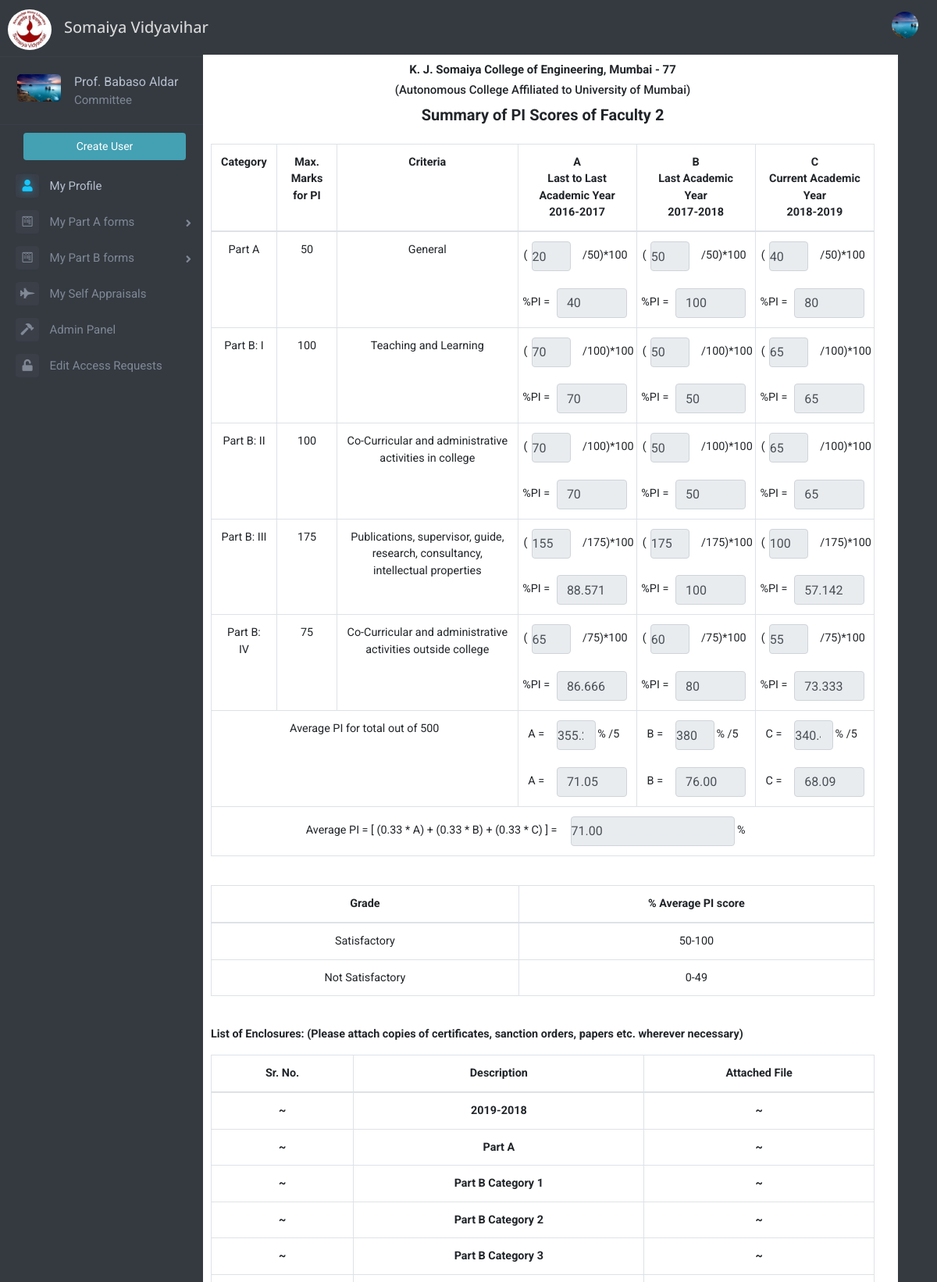
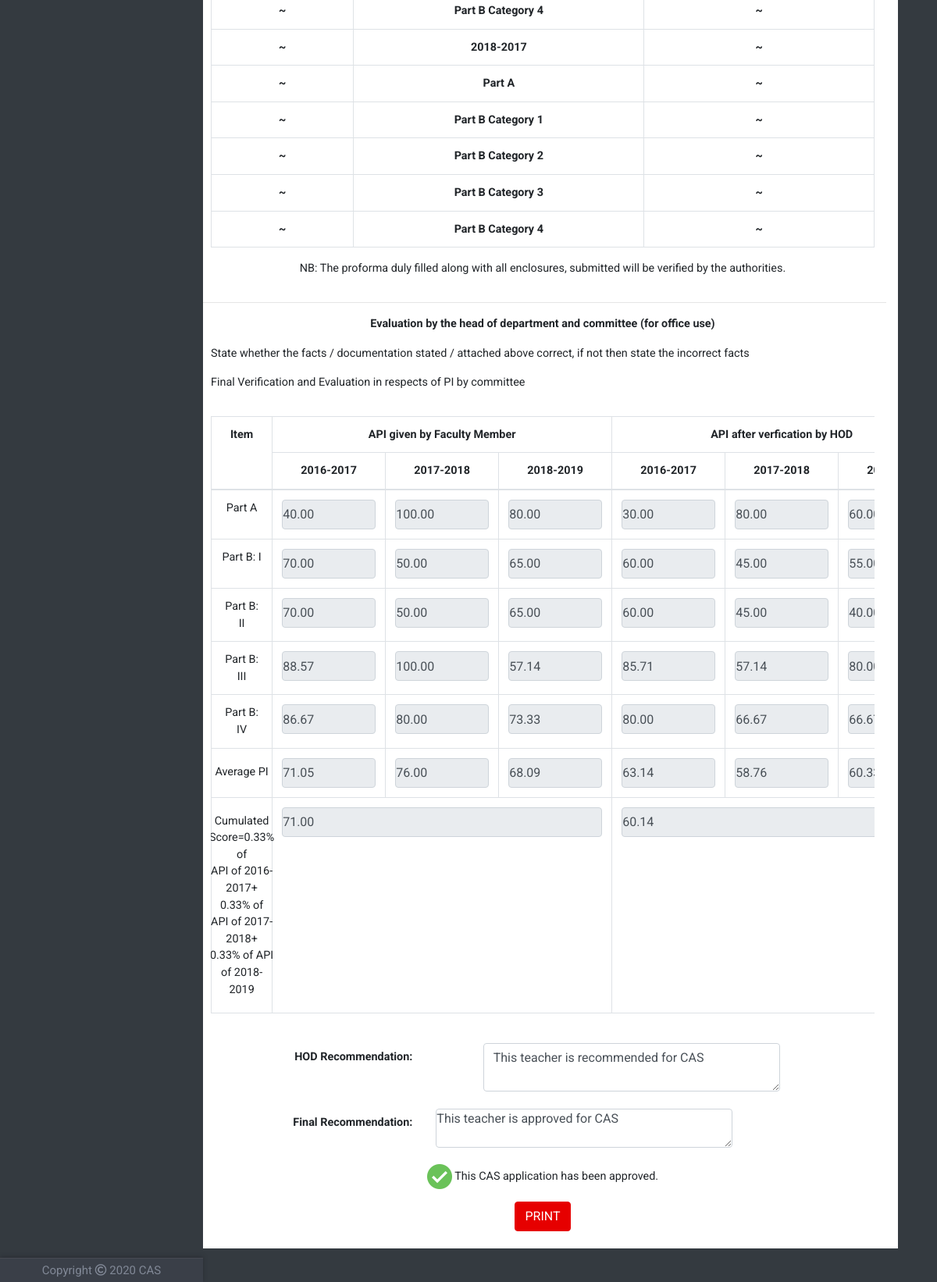
The app's page /summary.php?id=25&year=2019 (signed in), older data (2 pictures, top to bottom).
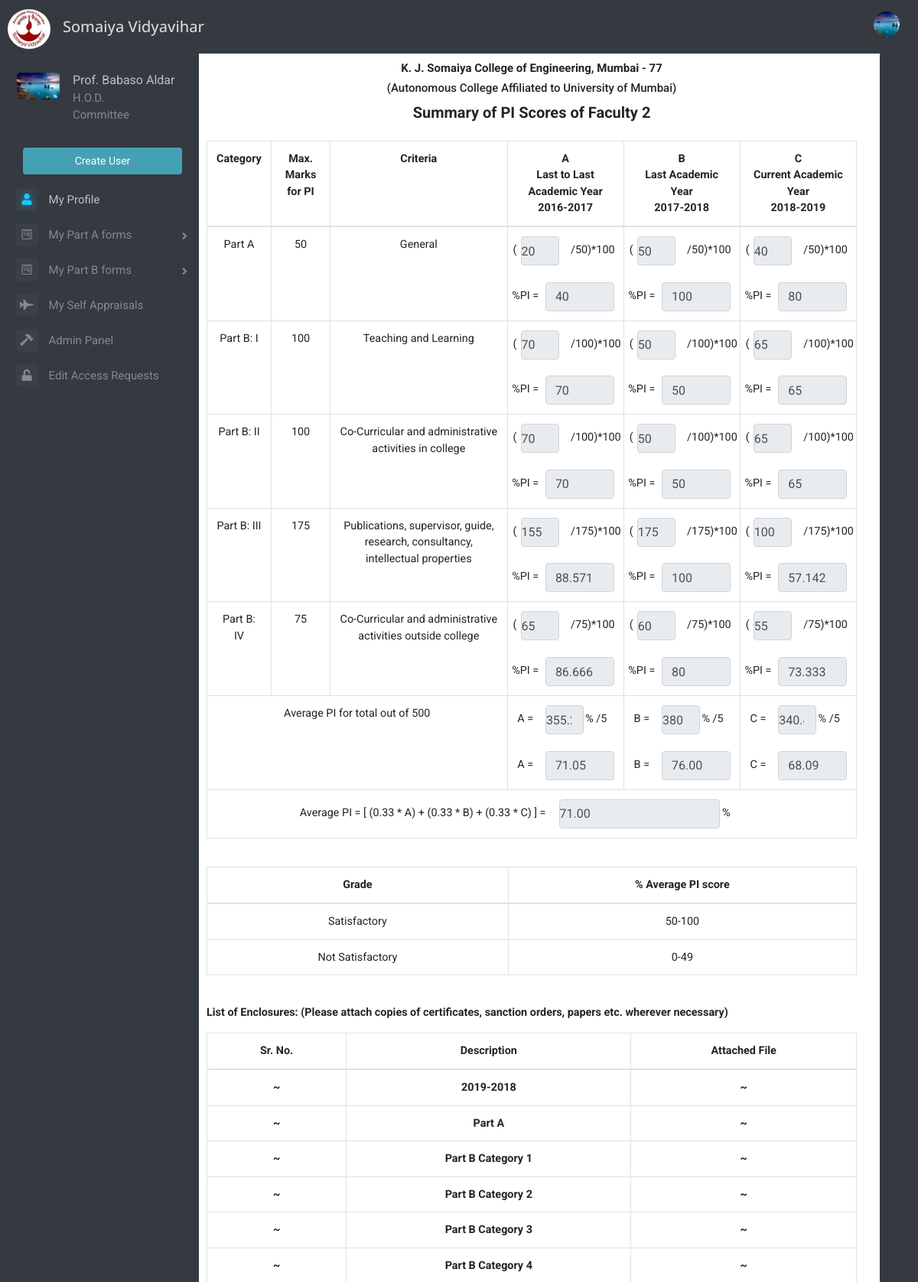
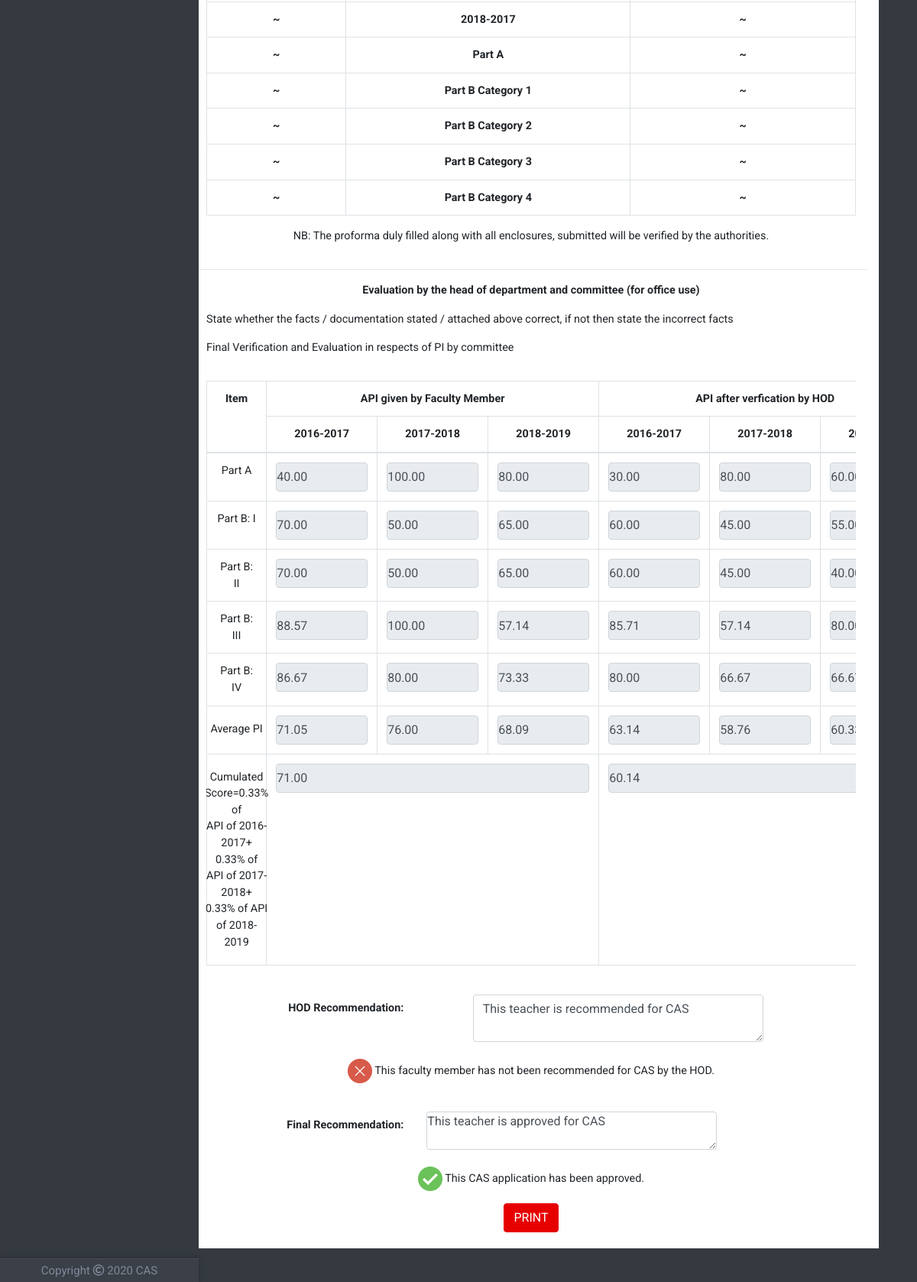
The same page, newer data (2 pictures, top to bottom).
### summary.php (the view, shortened to what the changed rows need)
<?php
if(!isset($_SESSION['id']))
{
	header("LOCATION: index.php");
}
else if(!isset($_GET['id']))
{
	header("LOCATION: userprofile.php");
}
else
{
include 'dbh.php';
$viewerId=mysqli_real_escape_string($conn,$_SESSION['id']);
$userId=mysqli_real_escape_string($conn,$_GET['id']);
$sqll="SELECT faculty_name FROM faculty_table WHERE id='$userId'";
$resultl=mysqli_query($conn,$sqll);
$rowl=mysqli_fetch_assoc($resultl);
$fn=$rowl['faculty_name'];
include 'top.php';
include 'left-nav.php';
$currentyear=mysqli_real_escape_string($conn,$_GET['year']);
$previousyear=$currentyear-1;
?>
	<div class="container">
    <div class="row justify-content-center">
    <div class="col offset-md-2 parta" id="summary-container">
		<?php
		if($viewerId==$userId || $committee==1 || $hod==1)
		{
		?>
		<h2 class="heading" style="font-size:15px"><b>K. J. Somaiya College of Engineering, Mumbai - 77</b></h2>
    		<h2 class="heading" style="font-size:15px">(Autonomous College Affiliated to University of Mumbai)</h2>
		<header class="heading"><b>Summary of PI Scores of <?php echo $fn; ?></b></header><br>
		<div class="container">
			<div class="row clearfix">
				<div class="col-md-12 column">
					<div class="admin-table">
					<table class="table table-bordered table-hover" id="tab-summary">
						<tr>
							<th class="text-center">Category</th>
							<th class="text-center">Max.<br> Marks for PI</th>
							<th class="text-center">Criteria</th>
							<th class="text-center" style="column-width: 260px">A<br> Last to Last Academic Year<br> <?php echo $previousyear-2; ?>-<?php echo $previousyear-1; ?></th>
							<th class="text-center" style="column-width: 260px">B<br> Last Academic Year<br> <?php echo $previousyear-1; ?>-<?php echo $previousyear; ?></th>
							<th class="text-center" style="column-width: 260px">C<br> Current Academic Year<br> <?php echo $previousyear; ?>-<?php echo $currentyear; ?></th>
						</tr>
					</table>
					</div>
				</div>
			</div>
		</div><br>
		<div class="container">
		  	<table class="table table-bordered">
			    <thead>
			      	<tr>
			        	<th>Grade</th>
			        	<th>% Average PI score</th>
			      	</tr>
			    </thead>
		  	</table>
		</div><br>
		<div class="container">
    		<div class="row clearfix">
				<div class="col-md-12 column">
					<div class="admin-table">
						<table class="table table-bordered table-hover" id="tab_logic4">
						    <tr>
								<th class="text-center">Sr. No.</th>
								<th class="text-center">Description</th>
								<th class="text-center">Attached File</th>
							</tr>
						</table>
					</div>
				</div>
			</div>
		</div>
		<?php
		}
		?>
		<?php
		if($committee==1 || $hod==1)
		{
		$recommended=1;
		$sqll="SELECT recommend FROM recommend_for_cas WHERE currentyear='$currentyear' AND facultyId='$userId'";
		$resultl=mysqli_query($conn, $sqll);
		if(mysqli_num_rows($resultl)>0)
		{
			$rowl=mysqli_fetch_assoc($resultl);
			if($rowl['recommend']==0)
			{
				$recommended=0;
			}
		}
		else
		{
			$recommended=-1;
		}
		?>
		<?php
		$sqlss="SELECT hodremarkscum FROM summary_table WHERE year='$currentyear' AND facultyId='$userId'";
		$resultss=mysqli_query($conn,$sqlss);
		$rowss=mysqli_fetch_assoc($resultss);
		$hodremarkscum=$rowss['hodremarkscum'];
		?>
		<div class="admin-table">
		<div class="container">
			<div class="row clearfix">
				<div class="col-md-12 column">
					<div class="admin-table">
					<table class="table table-bordered table-hover" id="tab-evaluation">
						<tr>
							<th class="text-center" rowspan="2">Item</th>
							<th class="text-center" colspan="3">API given by Faculty Member</th>
							<th class="text-center" colspan="3">API after verfication by HOD</th>
						</tr>
						<tr>
						<th><?php echo $previousyear-2; ?>-<?php echo $previousyear-1; ?></th>
						<th><?php echo $previousyear-1; ?>-<?php echo $previousyear; ?></th>
						<th><?php echo $previousyear; ?>-<?php echo $currentyear; ?></th>
						<th><?php echo $previousyear-2; ?>-<?php echo $previousyear-1; ?></th>
						<th><?php echo $previousyear-1; ?>-<?php echo $previousyear; ?></th>
						<th><?php echo $previousyear; ?>-<?php echo $currentyear; ?></th>
						</tr>
					</table>
					</div>
				</div>
			</div>
		</div>
		<br>
		<div class="hodrecommendationdiv" id="hodrecommendationdiv">
			<div class="row justify-content-center">
				<div class="col-md-3 text-right">
				</div>
				<div class="col-md-7">
					<textarea class="form-control mx-auto summaryhodrecommend" id="hodremarkscum" name="hodremarkscum" maxlength="200"><?php echo $hodremarkscum; ?></textarea><br>
				</div>
			</div>
			<?php
			if($hod==1)
			{
				if($recommended==-1)
				{
					?>
					<form class="summary-recommend-form" action="" method="POST">
						<div class="row justify-content-center">
							<div class="col-md-8">
								<div class="row" style="border:1px solid #cccccc; border-radius:5px; padding-top: 10px;padding-bottom: 10px">
									<div class="col-md-5 custom-control custom-radio">
										<input class="custom-control-input casrecommendradio" type="radio" name="casrecommend" id="casrecommended" value="1" checked>
										<label class="custom-control-label" for="casrecommended">
										    Recommend For CAS
										</label>
									</div>
									<div class="col-md-5 custom-control custom-radio">
										<input class="custom-control-input casrecommendradio" type="radio" name="casrecommend" id="casnotrecommended" value="0">
										<label class="custom-control-label" for="casnotrecommended">
										    Don't Recommend For CAS
										</label>
									</div>
									<div class="col-md-2">
										<button type="submit" class="btn btn-success" id="summary-recommend-submit-form" data-toggle="tooltip" data-placement="bottom" title="Submit your recommendation for this faculty.">
							  			SUBMIT
										</button>
									</div>
								</div>
							</div>
						</div>
					</form>
					<br>
					<?php
				}
				else
				{
					if($recommended==1)
					{
						?>
						<p id="recommendedforcasp" class="card-text"><img src="checked.png" style="width:32px"> This faculty member has been recommended for CAS by the HOD.</p><br>
						<?php
					}
					else
					{
						?>
						<p id="notrecommendedforcasp" class="card-text"><img src="error.png" style="width:32px"> This faculty member has not been recommended for CAS by the HOD.</p><br>
						<?php
					}
				}
			}
			?>
		</div>
		</div>
		<?php
		}
		?>
	</div>
	</div>
	</div>
	<br><br>
</body>
</html>
<?php
}
?>

### left-nav.php (shortened to what the changed rows need)
<?php
$uid=mysqli_real_escape_string($conn,$_SESSION['id']);
$sqlp="SELECT profilePicLocation, faculty_name, admin, hod, committee FROM faculty_table WHERE id='$uid'";
$resultp=mysqli_query($conn,$sqlp);
$rowp=mysqli_fetch_assoc($resultp);
$faculty_name=$rowp['faculty_name'];
$hod=$rowp['hod'];
$committee=$rowp['committee'];
?>
<div class="page-wrapper chiller-theme toggled">
	<nav id="sidebar" class="sidebar-wrapper sm-hidden">
		<div class="sidebar-content">
			<br>
			<div class="sidebar-header">
				<div class="user-info">
					<span class="user-name" style="font-size: 16px">
						<?php echo $faculty_name; ?>
					</span>
					<?php
					if($hod==1)
					{
						?>
						<span class="user-role" style="font-size: 15px">H.O.D.</span>
				 		<?php
				 	}
				 	if($committee==1)
					{
						?>
						<span class="user-role" style="font-size: 15px">Committee</span>
				 		<?php
				 	}
				 	?>
				</div>
			</div>
		</div>
	</nav>

Row changes from the older to the newer data that the page shows:
changed faculty_table "Prof. Babaso Aldar": hod 0 → 1 (drawn)
Text that changed along with them:
text now shown: "H.O.D. This faculty member has not been recommended for CAS by the HOD."
